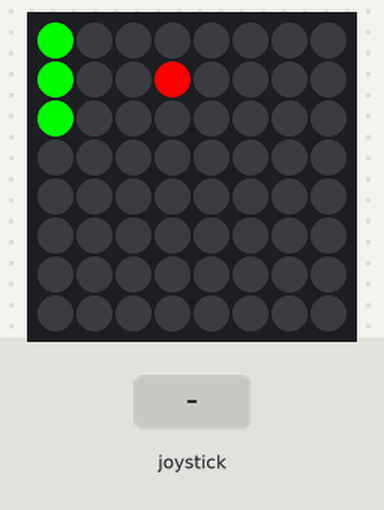
Recording of a program running on a simulated Raspberry Pi (BCM pin numbers) with a Sense HAT. On the bench: the Sense HAT's 8×8 RGB LED matrix. Inputs (shaded band) come from the test bench. At 4.1 s the program stops and its outputs stay as they are.

Above: at 1.28 s.
1.3 s: joystick pushed down
At 1.38 s:
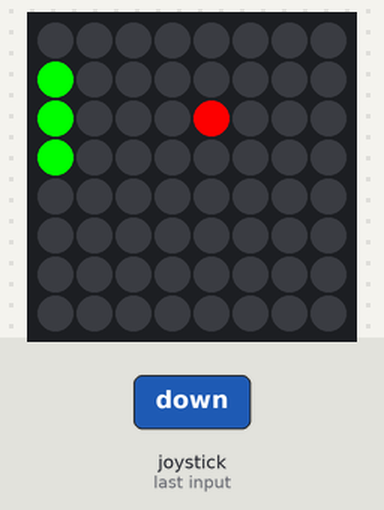
At 4.7 s:
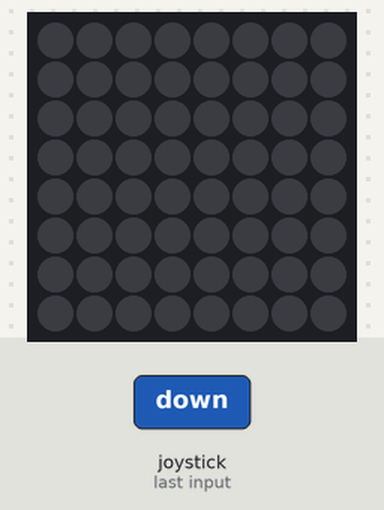
Timing chart, 0 to 5.6 s (numbered marks = the images above; inputs shaded):
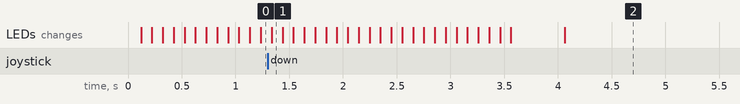

Measured:
- after the input at 1.3 s, the LEDs: change at once (image 1)

The program:

pong.py
```python
#!/usr/bin/python
# coding: utf-8
try:
    from sense_hat import SenseHat, ACTION_PRESSED, ACTION_HELD, ACTION_RELEASED
    sense = SenseHat()
except:
    from sense_emu import SenseHat, ACTION_PRESSED, ACTION_HELD, ACTION_RELEASED
    sense = SenseHat()

import time

# create variables

x = 4
y = 4 #position of the ball


# Draw the raquette

raqy1 = 0
raqy2 = 1
raqy3 = 2

raqFactor = 1


#Move the  raquette

tSleep = lambda x: time.sleep(x / 1000.0)

def drawRaq():
    sense.set_pixel(0, raqy1,(0,255,0))
    sense.set_pixel(0, raqy2,(0,255,0))
    sense.set_pixel(0, raqy3,(0,255,0))

# draw the ball
def drawBall():
    sense.set_pixel(x,y,(255,0,0))

#move the Raquette up

def moveRaqDown(e):
    global raqy1
    global raqy2
    global raqy3
    if (raqy3 <= 7 and raqy1 >= 0) and e.action == ACTION_PRESSED:
        if raqy3 == 7:
            raqy3 = 7
            raqy2 = 6
            raqy1 = 5
        else:
            raqy1 += 1
            raqy2 += 1
            raqy3 += 1

#Move the Raquette down

def moveRaqUp(e):
    global raqy1
    global raqy2
    global raqy3
    if (raqy3 <= 7 and raqy1 >= 0) and e.action == ACTION_PRESSED:
        if raqy1 == 0:
            raqy1 = 0
            raqy2 = 1
            raqy3 = 2
        else:
            raqy1 -= 1
            raqy2 -= 1
            raqy3 -= 1

#Move the bal

i = 1
j = 1
def moveBall():
    global x
    global y
    global i
    global j
    global raqy1
    global raqy2
    global raqy3
    x += i
    y += j
    #rebondire si on touche un mur en X ou la raquette
    if x >=7 or (x <= 1 and (y <= raqy3+1 and y >= raqy1-1)):
        i *= -1
        #si on touche la raquette sur l'angle
        if (y == raqy3+1 or y == raqy1-1) and x == 1:
            j *= -1
    #si on touche un mur en Y
    if y <= 0 or y >= 7:
        j *= -1


while True:
    tSleep(100)
    sense.clear()
    drawBall()
    moveBall()
    drawRaq()
    sense.stick.direction_down = moveRaqDown
    sense.stick.direction_up = moveRaqUp
    #stopper quand X sort du côté de la raquette sans la toucher
    if x <=0 and not (y <= raqy3 and y >= raqy1):
        tSleep(100)
        sense.clear()
        drawBall()
        tSleep(500)
        sense.clear()
        break
```
